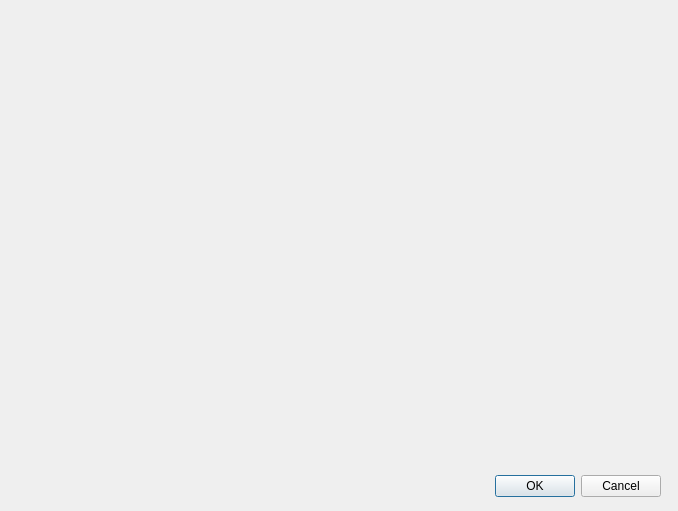
<?xml version="1.0" encoding="UTF-8"?>
<ui version="4.0">
 <class>DEditTable</class>
 <widget class="QDialog" name="DEditTable">
  <property name="geometry">
   <rect>
    <x>0</x>
    <y>0</y>
    <width>678</width>
    <height>511</height>
   </rect>
  </property>
  <property name="windowTitle">
   <string>Dialog</string>
  </property>
  <widget class="QDialogButtonBox" name="buttonBox">
   <property name="geometry">
    <rect>
     <x>320</x>
     <y>470</y>
     <width>341</width>
     <height>32</height>
    </rect>
   </property>
   <property name="orientation">
    <enum>Qt::Horizontal</enum>
   </property>
   <property name="standardButtons">
    <set>QDialogButtonBox::Cancel|QDialogButtonBox::Ok</set>
   </property>
  </widget>
 </widget>
 <resources/>
 <connections>
  <connection>
   <sender>buttonBox</sender>
   <signal>accepted()</signal>
   <receiver>DEditTable</receiver>
   <slot>accept()</slot>
   <hints>
    <hint type="sourcelabel">
     <x>248</x>
     <y>254</y>
    </hint>
    <hint type="destinationlabel">
     <x>157</x>
     <y>274</y>
    </hint>
   </hints>
  </connection>
  <connection>
   <sender>buttonBox</sender>
   <signal>rejected()</signal>
   <receiver>DEditTable</receiver>
   <slot>reject()</slot>
   <hints>
    <hint type="sourcelabel">
     <x>316</x>
     <y>260</y>
    </hint>
    <hint type="destinationlabel">
     <x>286</x>
     <y>274</y>
    </hint>
   </hints>
  </connection>
 </connections>
</ui>
